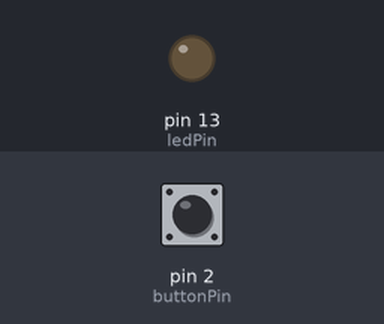
A sketch run on a simulated Arduino Uno, built with avr-gcc and run on an emulated ATmega328P. Parts: output pins drawn as LEDs (lit = HIGH). Inputs (shaded band) come from the test bench; at power-on: pin 2 (buttonPin) HIGH.

Above: at 1.2 s.
1.3 s: pin 2 (buttonPin) pulled LOW for 0.15 s
At 1.37 s:
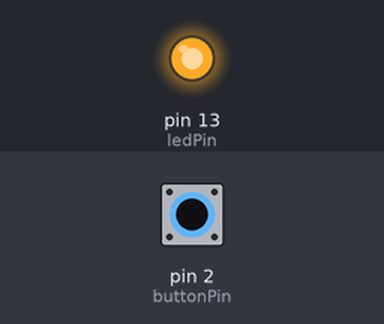
2.9 s: pin 2 (buttonPin) pulled LOW for 3.2 s
At 6.6 s:
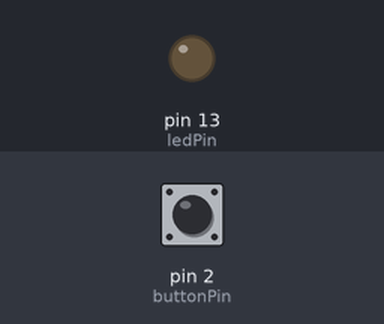
Timing chart, 0 to 8.1 s (numbered marks = the images above; inputs shaded):
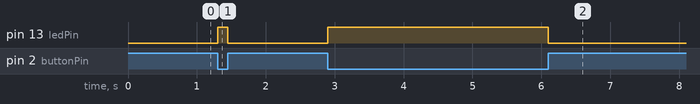

The sketch:

buttonSimpleExample.ino
```cpp
// Simple Button Example
// This code lights up an LED on Pin 13
// when a button (connected to Pin 2) is pressed.
// The LED turns off when the button is released.
// This assumes you have an Input-Pullup resistor

#define buttonPin 2						//Button on Pin 2
#define ledPin 13						//LED on Pin 13

void setup(){
	pinMode(ledPin,OUTPUT);				//Set ledPin to Output
	pinMode(buttonPin,INPUT);			//Set buttonPin to InPut
}

void loop(){
	if(digitalRead(buttonPin)==LOW){	//The Button was pressed
		digitalWrite(ledPin,HIGH);		//Turn on the LED
	}
	else{								//The Button is not pressed
		digitalWrite(ledPin,LOW);		//Turn off the LED
	}
}
```

Measured:
- after the input at 1.3 s, pin 13 (ledPin): LOW → HIGH at once, → LOW 0.15 s later
- after the input at 2.9 s, pin 13 (ledPin): LOW → HIGH at once, → LOW 3.2 s later
